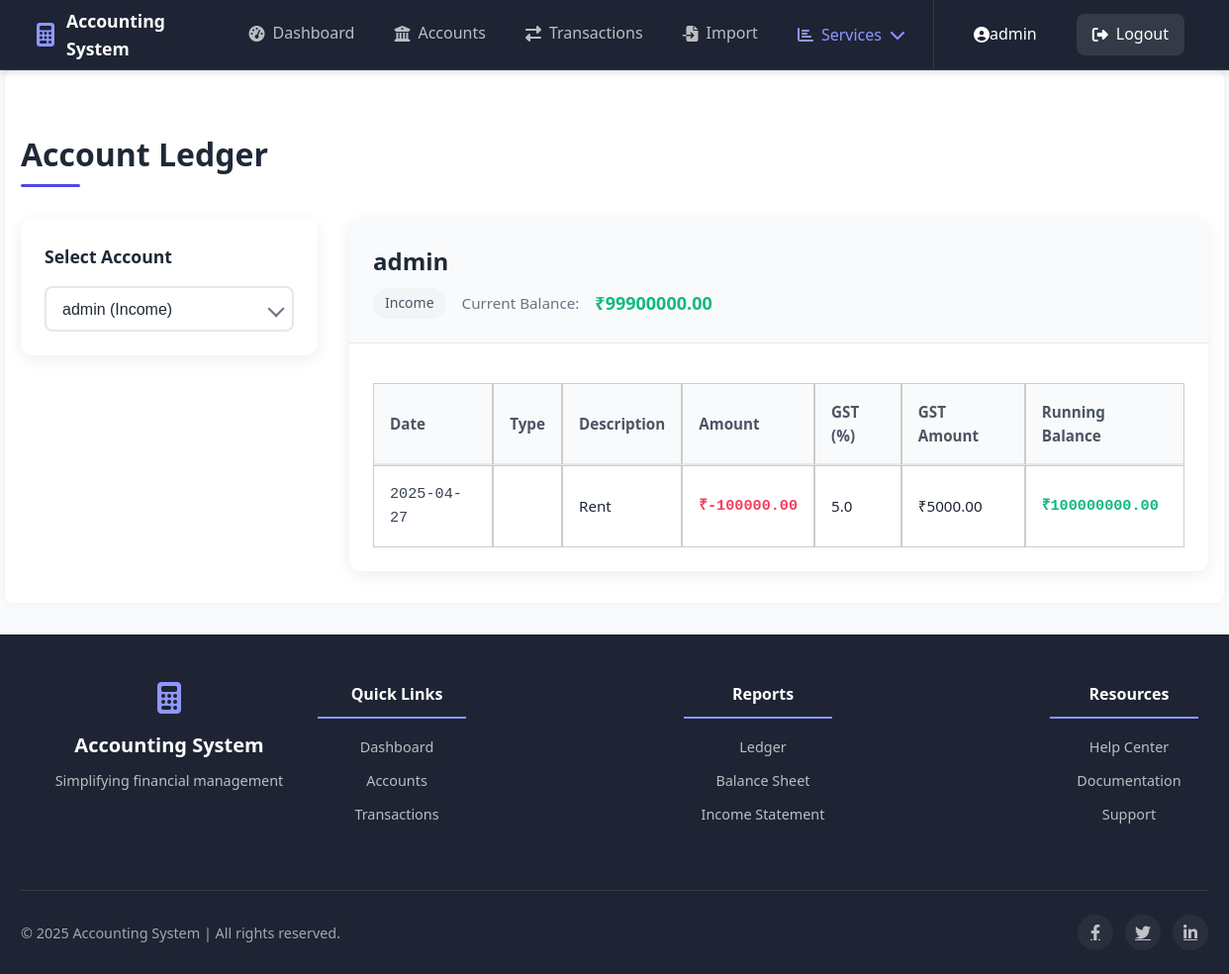
The app's page /ledger?account_id=1 (signed in) with its own data.
### models.py (models this page shows)
class Account(db.Model):
    id = db.Column(db.Integer, primary_key=True)
    name = db.Column(db.String(100), nullable=False)
    type = db.Column(db.String(50), nullable=False)
    balance = db.Column(db.Float, default=0.0)
    user_id = db.Column(db.Integer, db.ForeignKey('user.id'), nullable=False)
    user = db.relationship('User', backref='accounts')

class Transaction(db.Model):
    id = db.Column(db.Integer, primary_key=True)
    account_id = db.Column(db.Integer, db.ForeignKey('account.id'), nullable=False)
    amount = db.Column(db.Float, nullable=False)
    description = db.Column(db.String(200))
    date = db.Column(db.DateTime, default=datetime.utcnow)
    transaction_type = db.Column(db.String(50), nullable=False)
    gst_rate = db.Column(db.Float, default=0.0)
    gst_amount = db.Column(db.Float, default=0.0)
    account = db.relationship('Account', backref='transactions')

### app.py (the view)
@app.route('/ledger', methods=['GET'])
@login_required
def ledger():
    user = User.query.filter_by(username=session['username']).first()
    user_accounts = Account.query.filter_by(user_id=user.id).all()
    selected_account_id = request.args.get('account_id', type=int)
    if selected_account_id:
        account = Account.query.filter_by(id=selected_account_id, user_id=user.id).first_or_404()
        transactions = Transaction.query.filter_by(account_id=selected_account_id).order_by(Transaction.date).all()
        running_balance = account.balance
        ledger_entries = []
        for transaction in reversed(transactions):
            if transaction.transaction_type in ['Income', 'Asset Sale', 'Loan Taken']:
                running_balance -= transaction.amount
            elif transaction.transaction_type in ['Expense', 'Asset Purchase', 'Loan Repayment']:
                running_balance += transaction.amount
            else:
                continue  # Ignore unknown types for safety
            ledger_entries.insert(0, {
                'id': transaction.id,
                'date': transaction.date.strftime('%Y-%m-%d'),
                'description': transaction.description,
                'amount': transaction.amount if transaction.transaction_type in ['Income', 'Asset Sale', 'Loan Taken'] else -transaction.amount,
                'running_balance': running_balance,
                'gst_rate': transaction.gst_rate,
                'gst_amount': transaction.gst_amount
            })
        return render_template('ledger.html',
                               accounts=user_accounts,
                               selected_account=account,
                               ledger_entries=ledger_entries)
    else:
        return render_template('ledger.html', accounts=user_accounts, selected_account=None)

### app.py (called while the page is built)
@app.before_request
def manage_session():
    session.permanent = True
    session.modified = True
    timeout_seconds = 300  # 1 minute for testing, set higher in production
    login_time = session.get('login_time')
    if login_time:
        now = datetime.utcnow().timestamp()
        if now - login_time > timeout_seconds:
            session.clear()
            flash('Session expired due to inactivity.', 'warning')
            return redirect(url_for('login'))

@app.context_processor
def inject_now():
    return {'now': datetime.now()}

def login_required(f):
    @wraps(f)
    def decorated_function(*args, **kwargs):
        if 'username' not in session:
            flash('Please log in to access this page.', 'warning')
            return redirect(url_for('login'))
        return f(*args, **kwargs)
    return decorated_function

### templates/ledger.html (shortened to what this page needs)
{% extends 'base.html' %}
{% block content %}
<div class="ledger-modern">
  <div class="ledger-modern-header">
    <h2 class="ledger-modern-title">Account Ledger</h2>
  </div>
  <div class="ledger-content">
    <div class="ledger-account-selector">
      <form method="GET" action="{{ url_for('ledger') }}" class="ledger-select-form">
        <label for="account-select" class="ledger-select-label">Select Account</label>
        <div class="ledger-select-wrapper">
          <select name="account_id" id="account-select" onchange="this.form.submit()" class="ledger-select">
            {% for account in accounts %}
              <option value="{{ account.id }}" {% if selected_account and selected_account.id == account.id %}selected{% endif %}>
                {{ account.name }} ({{ account.type }})
              </option>
            {% endfor %}
          </select>
        </div>
      </form>
    </div>
    <div class="ledger-main-content">
      {% if selected_account %}
        <div class="ledger-account-info">
          <div class="ledger-account-details">
            <h3 class="ledger-account-name">{{ selected_account.name }}</h3>
            <div class="ledger-account-meta">
              <span class="ledger-account-type">{{ selected_account.type }}</span>
              <span class="ledger-account-balance-label">Current Balance:</span>
              <span class="ledger-account-balance ledger-balance-{{ 'positive' if selected_account.balance >= 0 else 'negative' }}">
                ₹{{ "%.2f"|format(selected_account.balance) }}
              </span>
            </div>
          </div>
        </div>
        <div class="ledger-entries">
          {% if ledger_entries %}
            <div class="ledger-table-wrapper">
              <table class="ledger-entries-table">
                <thead>
                  <tr>
                    <th>Date</th>
                    <th>Type</th>
                    <th>Description</th>
                    <th>Amount</th>
                    <th>GST (%)</th>
                    <th>GST Amount</th>
                    <th>Running Balance</th>
                  </tr>
                </thead>
                <tbody>
                  {% for entry in ledger_entries %}
                  <tr>
                    <td class="ledger-date">{{ entry.date }}</td>
                    <td class="ledger-type">
                      <span class="badge badge-{{ entry.transaction_type|lower }}">{{ entry.transaction_type }}</span>
                    </td>
                    <td class="ledger-description">{{ entry.description }}</td>
                    <td class="ledger-amount ledger-{{ 'income' if entry.amount > 0 else 'expense' }}">
                      ₹{{ "%.2f"|format(entry.amount) }}
                    </td>
                    <td>{{ entry.gst_rate or '0.0' }}</td>
                    <td>₹{{ "%.2f"|format(entry.gst_amount or 0.0) }}</td>
                    <td class="ledger-running-balance ledger-balance-{{ 'positive' if entry.running_balance >= 0 else 'negative' }}">
                      ₹{{ "%.2f"|format(entry.running_balance) }}
                    </td>
                  </tr>
                  {% endfor %}
                </tbody>
              </table>
            </div>
          {% else %}
            <div class="ledger-empty-state">
              <div class="ledger-empty-icon">📊</div>
              <p class="ledger-empty-message">No transactions found for this account.</p>
              <a href="{{ url_for('transactions') }}" class="ledger-cta-button">Add a transaction</a>
            </div>
          {% endif %}
        </div>
      {% else %}
        <div class="ledger-placeholder">
          <div class="ledger-empty-icon">📋</div>
          <p class="ledger-empty-message">Please select an account to view its ledger.</p>
        </div>
      {% endif %}
    </div>
  </div>
</div>
{% endblock %}

### templates/base.html (shortened to what this page needs)
<!DOCTYPE html>
<html lang="en">
<head>
  <link rel="stylesheet" href="{{ url_for('static', filename='styles.css') }}">
  <link rel="stylesheet" href="https://cdnjs.cloudflare.com/ajax/libs/font-awesome/6.4.0/css/all.min.css">
</head>
<body>
  <div class="page-wrapper">
    <header class="main-header">
      <div class="header-container">
        <div class="brand-container">
          <a href="{{ url_for('dashboard') if session.get('username') else '#' }}" class="brand-link">
            <i class="fas fa-calculator brand-icon"></i>
            <span class="brand-name">Accounting System</span>
          </a>
        </div>
        {% if session.get('username') and request.endpoint not in ['login', 'register'] %}
          <nav class="main-navigation">
            <ul class="nav-list">
              <li class="nav-item">
                <a href="{{ url_for('dashboard') }}" class="nav-link {% if request.endpoint == 'dashboard' %}active{% endif %}">
                  <i class="fas fa-tachometer-alt"></i>
                  <span>Dashboard</span>
                </a>
              </li>
              <li class="nav-item">
                <a href="{{ url_for('accounts') }}" class="nav-link {% if request.endpoint == 'accounts' %}active{% endif %}">
                  <i class="fas fa-university"></i>
                  <span>Accounts</span>
                </a>
              </li>
              <li class="nav-item">
                <a href="{{ url_for('transactions') }}" class="nav-link {% if request.endpoint == 'transactions' %}active{% endif %}">
                  <i class="fas fa-exchange-alt"></i>
                  <span>Transactions</span>
                </a>
              </li>
              <li class="nav-item">
                <a href="{{ url_for('import_transactions') }}" class="nav-link {% if request.endpoint == 'import_transactions' %}active{% endif %}">
                  <i class="fas fa-file-import"></i>
                  <span>Import</span>
                </a>
              </li>
              <li class="nav-item dropdown">
                <button class="nav-link dropdown-toggle {% if request.endpoint in ['reports', 'ledger', 'income_statement', 'balance_sheet', 'cashflow_statement'] %}active{% endif %}">
                  <i class="fas fa-chart-bar"></i>
                  <span>Services</span>
                  <i class="fas fa-chevron-down dropdown-icon"></i>
                </button>
              </li>
            </ul>
            <div class="user-menu">
              <a href="{{ url_for('profile') }}" class="user-info {% if request.endpoint == 'profile' %}active{% endif %}">
                <i class="fas fa-user-circle"></i>
                <span>{{ session.get('username') }}</span>
              </a>
              <a href="{{ url_for('logout') }}" class="logout-btn">
                <i class="fas fa-sign-out-alt"></i>
                <span>Logout</span>
              </a>
            </div>
          </nav>
        {% endif %}
      </div>
    </header>
    <main class="main-content container">
      {% block content %}{% endblock %}
    </main>
    <footer class="main-footer">
      <div class="footer-container">
        <div class="footer-content">
          <div class="footer-brand">
            <i class="fas fa-calculator footer-icon"></i>
            <h3>Accounting System</h3>
            <p>Simplifying financial management</p>
          </div>
          <div class="footer-links">
            <div class="footer-column">
              <h4>Quick Links</h4>
              <ul>
                <li><a href="{{ url_for('dashboard') if session.get('username') else '#' }}">Dashboard</a></li>
                <li><a href="{{ url_for('accounts') if session.get('username') else '#' }}">Accounts</a></li>
                <li><a href="{{ url_for('transactions') if session.get('username') else '#' }}">Transactions</a></li>
              </ul>
            </div>
            <div class="footer-column">
              <h4>Reports</h4>
              <ul>
                <li><a href="{{ url_for('ledger') if session.get('username') else '#' }}">Ledger</a></li>
                <li><a href="{{ url_for('balance_sheet') if session.get('username') else '#' }}">Balance Sheet</a></li>
                <li><a href="{{ url_for('income_statement') if session.get('username') else '#' }}">Income Statement</a></li>
              </ul>
            </div>
            <div class="footer-column">
              <h4>Resources</h4>
              <ul>
                <li><a href="#">Help Center</a></li>
                <li><a href="#">Documentation</a></li>
                <li><a href="#">Support</a></li>
              </ul>
            </div>
          </div>
        </div>
        <div class="footer-bottom">
          <p>&copy; {{ now.year }} Accounting System | All rights reserved.</p>
          <div class="footer-social">
            <a href="#" aria-label="Facebook"><i class="fab fa-facebook-f"></i></a>
            <a href="#" aria-label="Twitter"><i class="fab fa-twitter"></i></a>
            <a href="#" aria-label="LinkedIn"><i class="fab fa-linkedin-in"></i></a>
          </div>
        </div>
      </div>
    </footer>
  </div>
</body>
</html>

### records on screen
Account: name "admin", type "Income", balance "99900000.00"
Transaction: date "2025-04-27", description "Rent", amount "-100000.00", gst_rate "5.0", gst_amount "5000.00", running_balance "100000000.00"

### other values on screen
{{ session.get('username') }} "admin"
form field account_id "admin (Income)"
